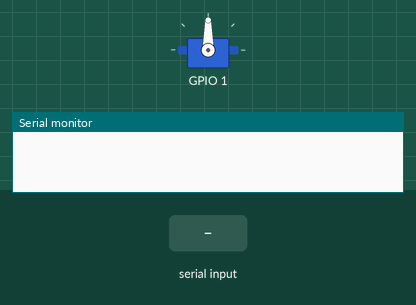
Bench run of a sketch on a simulated Seeed XIAO ESP32-S3. On the bench: servo, the last lines printed to the serial monitor. Inputs (shaded band) come from the test bench.

Above: at 1.2 s.
1.3 s: "START\n" received over the second serial link
At 1.7 s:
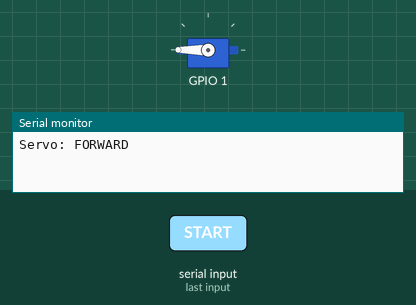
2.8 s: "REVERSE\n" received over the second serial link
At 4.0 s:
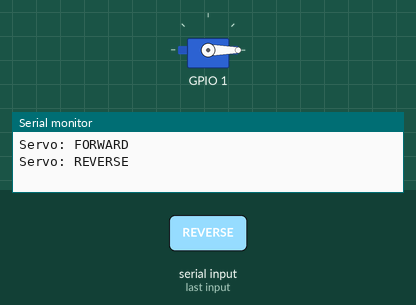
4.3 s: "STOP\n" received over the second serial link
At 5.2 s:
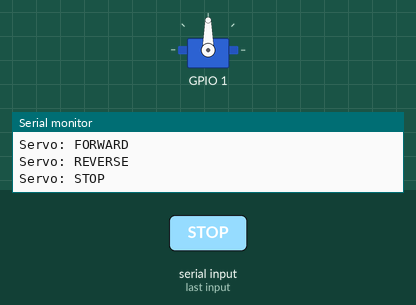
Timing chart, 0 to 7.3 s (numbered marks = the images above; inputs shaded):
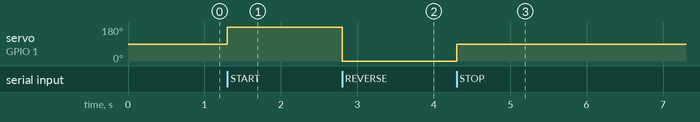

The sketch:

main_2.ino
```cpp
// class Receiver {
// public:
//     void begin(int txPin, int rxPin, unsigned long baud = 115200) {
//         Serial1.begin(baud, SERIAL_8N1, rxPin, txPin);
//     }

//     void update() {
//         if (Serial1.available()) {
//             String msg = Serial1.readStringUntil('\n');
//             Serial.println("Received: " + msg);
//         }
//     }
// };

// Currently not in use

#include <Servo.h>

class Receiver {
public:
    void begin(int txPin, int rxPin, int servoPin, unsigned long baud = 115200) {
        Serial1.begin(baud, SERIAL_8N1, rxPin, txPin);
        servo.attach(servoPin);
    }

    void update() {
        if (Serial1.available()) {
            String msg = Serial1.readStringUntil('\n');
            msg.trim();

            if (msg == "START") {
                servo.write(180);   // full speed forward
                Serial.println("Servo: FORWARD");
            }
            else if (msg == "STOP") {
                servo.write(90);    // stop (neutral)
                Serial.println("Servo: STOP");
            }
            else if (msg == "REVERSE") {
                servo.write(0);     // full speed reverse
                Serial.println("Servo: REVERSE");
            }
            else {
                Serial.println("Unknown command: " + msg);
            }
        }
    }

private:
    Servo servo;
};


// Receiver rx;

// void setup() {
//     Serial.begin(115200);     // USB serial for printing
//     rx.begin(17, 16);         // UART pins for Serial1
// }

// void loop() {
//     rx.update();              // keep checking for messages
// }

Receiver rx;

void setup() {
    Serial.begin(115200);

    // XIAO ESP32S3 pins:
    // TX = 17, RX = 16 (example)
    // Servo on pin D1 (GPIO1)
    rx.begin(17, 16, 1);
}

void loop() {
    rx.update();
}
```

Measured:
- after the input at 1.3 s, servo on GPIO 1: 90° → 180° at once
- after the input at 2.8 s, servo on GPIO 1: 180° → 0° at once
- after the input at 4.3 s, servo on GPIO 1: 0° → 90° at once
